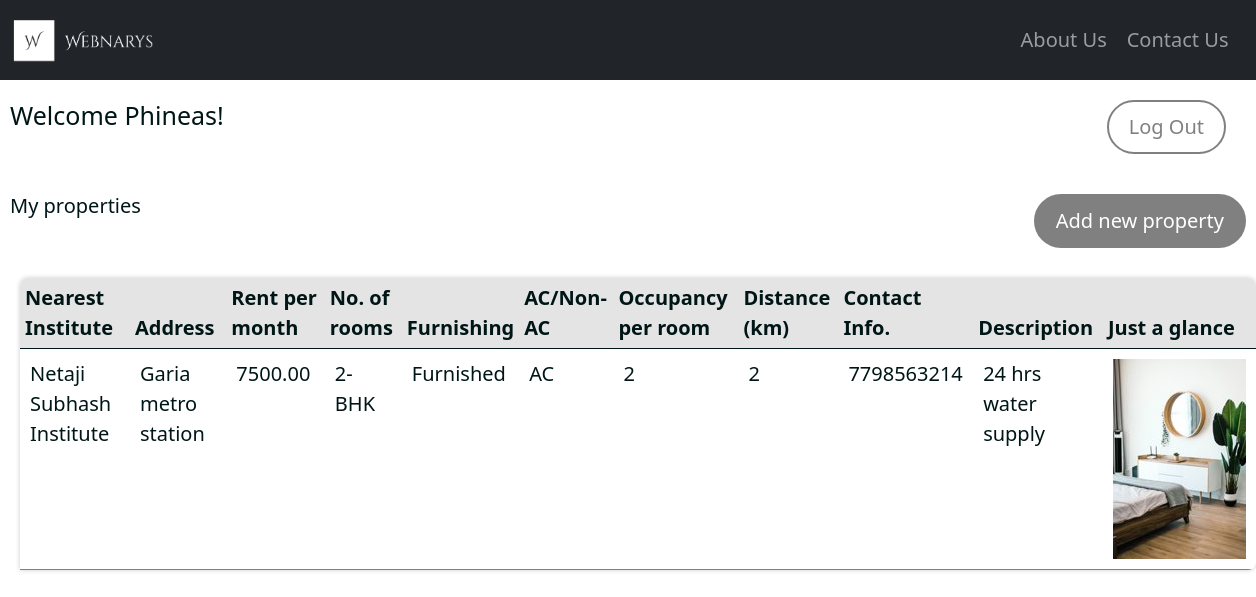
/listings/ (signed in), run on the app's committed database.
### home/models.py (models this page shows, shortened)
class Vendor(models.Model):
    name = models.CharField(max_length=255)
    created_at = models.DateTimeField(auto_now_add=True)
    created_by = models.OneToOneField(User,related_name='vendor',on_delete=models.CASCADE)

class Property(models.Model):
    vendor=models.ForeignKey(Vendor,related_name='properties', on_delete=models.CASCADE)
    institute_name=models.CharField(max_length=255)
    address=models.CharField(max_length=255)
    rent=models.DecimalField(max_digits=10,decimal_places=2)
    date_added=models.DateTimeField(auto_now_add=True)
    air=(('AC',"AC"),('NON-AC',"NON-AC"))
    furnish=(('Furnished',"Furnished"),('Un-furnished',"Un-furnished"))
    room=(('1-BHK',"1-BHK"),('2-BHK',"2-BHK"),('3-BHK',"3-BHK"))
    rooms=models.CharField(max_length=10,choices=room,default="1-BHK")
    furnishing=models.CharField(max_length=15,choices=furnish,default="Un-furnished")
    conditioning=models.CharField(max_length=10,choices=air,default="NON-AC")
    image=models.ImageField(upload_to='uploads/',blank=True,null=True)
    thumbnail=models.ImageField(upload_to='uploads/',blank=True,null=True)
    description=models.TextField(max_length=100,help_text="Want to write more about your property?",default="NA")
    occupancy=models.IntegerField(default=0,help_text="Enter occupancy per room")
    phone=models.IntegerField(default=0)
    distance=models.IntegerField(default=0)
    class Meta:
        ordering=['-date_added']
    def get_thumbnail(self):
        if self.thumbnail:
            return self.thumbnail.url

### home/views.py (the view)
# urls.py: path('listings/', views.list_view, name='listings'),
def list_view(request):
    vendor=request.user.vendor
    properties=vendor.properties.all()
    return render(request,'listings.html',{'vendor':vendor, 'properties':properties})

### templates/listings.html (shortened to what this page needs)
{% extends 'base.html' %}
{%block body %}
<div class="listing-container">
    <header class="listing-head">
        <h1 class="title">
            Welcome {{vendor.name}}!
        </h1>
        <a href="{% url 'logout' %}" class=" local-btn sec-btn">Log Out</a>
    </header>
    <section class="item-listing-container">
        <div class="item-list-head">
            <h2 class='is-size-3 mb-4'>My properties</h2>
            <a href="{% url 'add'%}" class='local-btn'>
                Add new property
            </a>
        </div>
        {% if properties %}
        <table class='table is-fullwidth'>
            <thead>
                <tr>
                    <th>Nearest Institute</th>
                    <th>Address</th>
                    <th>Rent per month </th>
                    <th>No. of rooms</th>
                    <th>Furnishing</th>
                    <th>AC/Non-AC</th>
                    <th>Occupancy per room</th>
                    <th>Distance (km)</th>
                    <th>Contact Info.</th>
                    <th>Description</th>
                    <th>Just a glance</th>
                </tr>
            </thead>
            <tbody>
                {% for i in properties %}
                <tr>
                    <td>{{i.institute_name}}</td>
                    <td>{{i.address}}</td>
                    <td>{{i.rent}}</td>
                    <td>{{i.rooms}}</td>
                    <td>{{i.furnishing}}</td>
                    <td>{{i.conditioning}}</td>
                    <td>{{i.occupancy}}</td>
                    <td>{{i.distance}}</td>
                    <td>{{i.phone}}</td>
                    <td>{{i.description}}</td>
                    <td><img src="{{i.get_thumbnail}}"></td>
                </tr>
                {% endfor %}
            </tbody>
        </table>
        {%else%}
        <p>No properties to show yet...</p>
        {% endif %}
    </section>
</div>
{%endblock body%}

### static/style.css (style rules this page uses)
:root { --pri-font-color: #ffffff; --sec-font-color: #001616; --pri-background-color: #ffffff; --sec-background-color: #e4e4e4; --border-color: #808080; }
* { box-sizing: border-box; margin: 0; padding: 0; font-size: 2rem; color: var(--sec-font-color); }
html { font-size: 10px; font-family: "Montserrat", Arial, Helvetica, sans-serif; }
a { text-decoration: none; }
.local-btn { border-radius: 3rem; cursor: pointer; border: 0.2rem solid var(--border-color); color: var(--pri-font-color); background-color: var(--border-color); padding: 1rem 2rem; font-weight: 500; margin-right: 2rem; }
.sec-btn { background-color: var(--pri-background-color); color: var(--border-color); }
.listing-container { display: flex; flex-direction: column; flex-wrap: wrap; flex: 1; }
.listing-head { display: flex; flex-direction: row; justify-content: space-between; flex-wrap: wrap; padding: 1rem; margin: 1rem 0rem; }
.item-listing-container { display: flex; flex-direction: column; flex-wrap: wrap; padding: 1rem; margin: 1rem 0rem; }
.item-list-head { display: flex; flex-direction: row; justify-content: space-between; }
.table { border-collapse: collapse; margin: 3rem 1rem; max-width: 100%; border-radius: 0.8rem 0.8rem 0.8rem 0rem; overflow: hidden; box-shadow: 0 0 0.5rem rgba(0, 0, 0, 0.2); }
.table thead tr { background-color: var(--sec-background-color); padding: 1rem 0rem; text-align: left; }
.table tbody td { text-align: left; }
.table tbody tr { border-bottom: 0.1rem solid var(--border-color); margin: 0.5rem 0rem; }
.table td { padding: 1rem; text-align: left; }

### data on the page
Vendor: name "Phineas"
Property: institute_name "Netaji Subhash Institute", address "Garia metro station", rent "7500.00", rooms "2-BHK", furnishing "Furnished", conditioning "AC", occupancy "2", distance "2", phone "7798563214", description "24 hrs water supply", get_thumbnail (picture)
